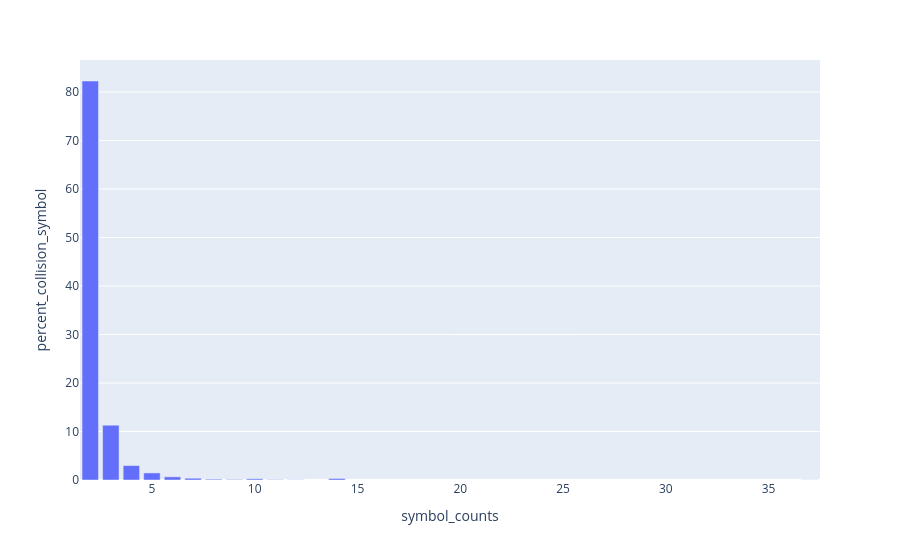

The notebook cell this image was saved under:
### Code cell
create_ambiguous_symbol_histogram(ncbi_ambiguous_symbol_counts, "NCBI", ncbi_ambiguous_symbol_set_count)

### Figure 1 — Plotly figure (JSON) as saved in the notebook; plotly's stock layout.template omitted (floating-point values rounded to 4 significant figures)
{"data": [{"hovertemplate": "symbol_counts=%{x}<br>percent_collision_symbol=%{y}<extra></extra>", "legendgroup": "", "marker": {"color": "#636efa", "pattern": {"shape": ""}}, "name": "", "orientation": "v", "showlegend": false, "textposition": "auto", "type": "bar", "x": [2, 3, 4, 5, 6, 7, 8, 9, 10, 11, 12, 14, 37], "xaxis": "x", "y": [82.29, 11.31, 2.976, 1.457, 0.6568, 0.3695, 0.1642, 0.1026, 0.2463, 0.06158, 0.04105, 0.3079, 0.02053], "yaxis": "y"}], "layout": {"barmode": "relative", "legend": {"tracegroupgap": 0}, "margin": {"t": 60}, "xaxis": {"anchor": "y", "domain": [0, 1], "title": {"text": "symbol_counts"}}, "yaxis": {"anchor": "x", "domain": [0, 1], "title": {"text": "percent_collision_symbol"}}}}
